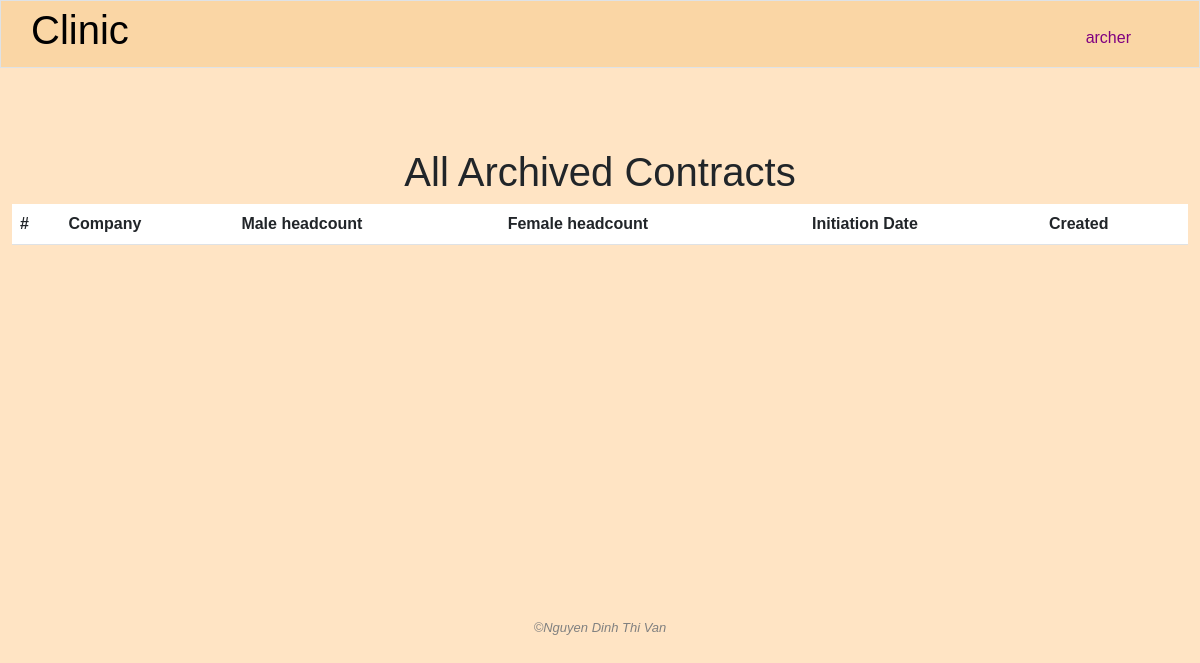
The page /archived_contracts (signed in) on the database as committed earlier.
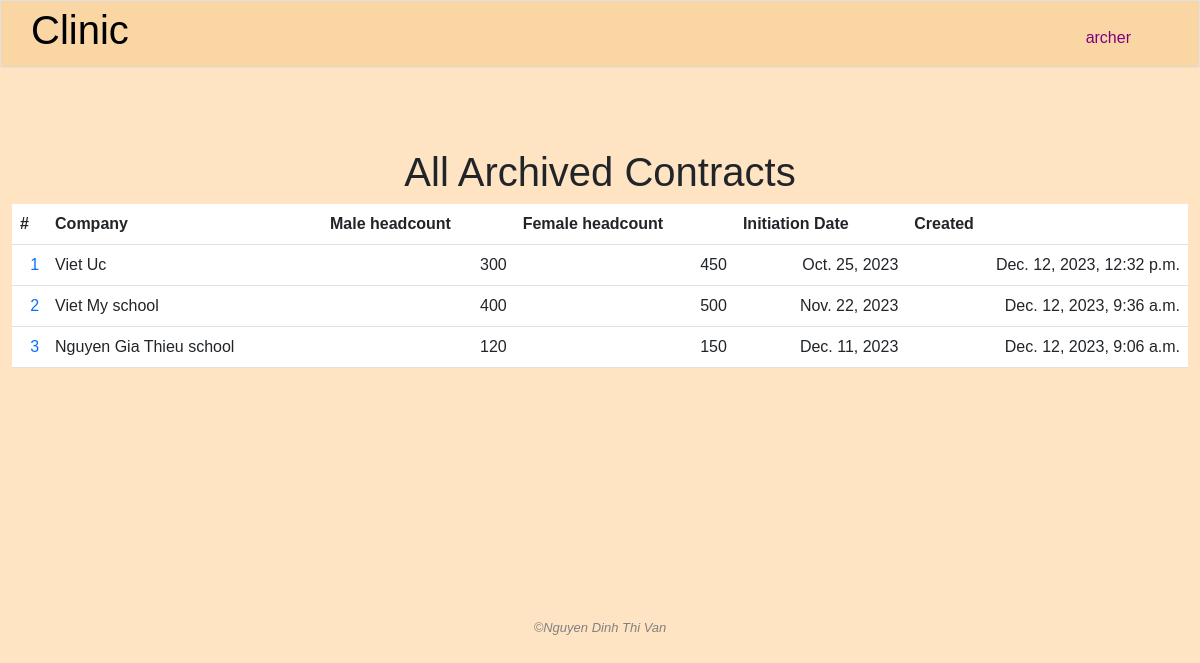
The same page on the database as committed later.
### clinic/models.py (models this page shows, shortened)
class User(AbstractUser):
    class Level(models.IntegerChoices):
        GUEST = 0
        LOW = 1
        MIDDLE = 2
        TOP = 3
    management_right_level = models.IntegerField(choices=Level.choices, blank=True, null=True)

class Contract(models.Model):
    client = models.ForeignKey(Company, on_delete=models.CASCADE, related_name='contracts')
    services = models.ManyToManyField(Service, related_name='contracts')
    male_headcount = models.IntegerField()
    female_headcount = models.IntegerField()
    total_value = models.IntegerField(blank=True, null=True)
    discount = models.DecimalField(max_digits=5, decimal_places=2, default=0.00)
    revenue = models.IntegerField(blank=True, null=True)
    initiation_date = models.DateField(blank=True, null=True)
    created = models.DateTimeField(auto_now_add=True)
    created_by = models.ForeignKey(User, on_delete=models.SET_NULL, blank=True, null=True, related_name='contracts_added')
    modified_by = models.ForeignKey(User, on_delete=models.SET_NULL, blank=True, null=True, related_name='contracts_modified')
    pdf_file = models.FileField(upload_to='uploaded_files/', blank=True, null=True)
    archived = models.BooleanField(default=False)
    archived_date = models.DateTimeField(blank=True, null=True)
    archived_by = models.ForeignKey(User, on_delete=models.SET_NULL, blank=True, null=True, related_name="archived_contracts")

class Company(models.Model):
    name = models.CharField(max_length=255)
    industry = models.CharField(max_length=255)
    address = models.TextField()
    email = models.CharField(max_length=255, blank=True, null=True)
    phone = models.CharField(max_length=255, blank=True, null=True)
    representative = models.ForeignKey('People', on_delete=models.SET_NULL, blank=True, null=True, related_name="companies")
    male_headcount = models.IntegerField()
    female_headcount = models.IntegerField()
    created_by = models.ForeignKey(User, on_delete=models.SET_NULL, blank=True, null=True, related_name="add_companies")
    modified_by = models.ForeignKey(User, on_delete=models.SET_NULL, blank=True, null=True, related_name="modified_companies")

### clinic/views.py (the view)
# urls.py: path('archived_contracts', views.all_archived_contracts, name="all_archived_contracts"),
@login_required
def all_archived_contracts(request):
    if "read_contract_info" not in user_right(request.user.management_right_level):
        request.session['nay_message'] = "You do not have the permission to access this page"
        return HttpResponseRedirect(reverse('index'))
    contracts = Contract.objects.filter(archived=True).order_by("initiation_date")
    return render(request, "clinic/all_archived_contracts.html",{
        "contracts": contracts
    })

### clinic/templates/clinic/all_archived_contracts.html (shortened to what this page needs)
{% extends "clinic/layout.html" %}
{% load static %}
{% block main %}
    <h1 class="text-center">All Archived Contracts</h1>
    <div class="container-fluid">
        <table class="table table-hover">
            <thead>
                <tr>
                    <th>
                        #
                    </th>
                    <th>
                        Company
                    </th>
                    <th>
                        Male headcount
                    </th>
                    <th>
                        Female headcount
                    </th>
                    <th>
                        Initiation Date
                    </th>
                    <th>
                        Created
                    </th>
                </tr>
            </thead>
            <tbody>
                {% for contract in contracts %}
                <tr>
                    <td class="text-end">
                        <a class="no-underline" href="{% url 'contract_detail' contract_id=contract.id %}">
                            {{ forloop.counter }}
                        </a>
                    </td>
                    <td>
                        {{ contract.client.name }}
                    </td>
                    <td class="text-end">
                        {{ contract.male_headcount }}
                    </td>
                    <td class="text-end">
                        {{ contract.female_headcount }}
                    </td>
                    <td class="text-end">
                        {{ contract.initiation_date }}
                    </td>
                    <td class="text-end">
                        {{ contract.created }}
                    </td>
                </tr>
                {% endfor %}
            </tbody>
        </table>
    </div>
{% endblock %}

### clinic/templates/clinic/layout.html (shortened to what this page needs)
{% load static %}
<!DOCTYPE html>
<html lang="en">
    <head>
        <link rel="stylesheet" href="https://cdnjs.cloudflare.com/ajax/libs/font-awesome/4.7.0/css/font-awesome.min.css">
        <link rel="stylesheet" href="{% static 'clinic/bootstrap.css' %}">
        <link rel="stylesheet" href="{% static 'clinic/styles.css' %}">
    </head>
    <body>
        {% if user.is_authenticated %}
            <nav class="navbar navbar-expand-lg navbar-custom border" id="pc-nav">
                <a class="navbar-brand" href="{% url 'index' %}"><span><h1>Clinic</h1></span></a>
                <div class="collapse navbar-collapse" id="navbar">
                    <ul class="navbar-nav ms-auto mt-2">
                        <li class="nav-item">
                            <div class="dropdown">
                                <button class="nav-link active" style="color: purple;" type="button" id="dropdownMenuButton2" data-bs-toggle="dropdown" aria-expanded="false">
                                    {{ user.username }}
                                </button>
                            </div>
                        </li>
                    </ul>
                </div>
            </nav>
        {% endif %}
        <main>{% block main %}{% endblock %}</main>
        <footer class="text-center">
            &#169;Nguyen Dinh Thi Van
        </footer>
    </body>
</html>

### clinic/static/clinic/styles.css (style rules this page uses)
body { font-family: sans-serif; }
body { color: auto; background-color: bisque; }
main { min-height: 40vh; }
footer { margin-top: 150px; font-family: sans-serif; font-size: 13px; font-style: italic; color: grey; }
.navbar-custom { padding: 0 60px 0 30px; background: #FAD6A5; margin-bottom: 30px; }
.container-fluid { display: flex; justify-content: center; align-items: center; }
td { padding: .5em; color: orange; }
.no-underline { text-decoration: none; }

Rows that differ between the two databases and show on the page:
added Contract: client.name "Viet Uc", male_headcount "300", female_headcount "450", initiation_date "Oct. 25, 2023", created "Dec. 12, 2023, 12:32 p.m."
added Contract: client.name "Viet My school", male_headcount "400", female_headcount "500", initiation_date "Nov. 22, 2023", created "Dec. 12, 2023, 9:36 a.m."
added Contract: client.name "Nguyen Gia Thieu school", male_headcount "120", female_headcount "150", initiation_date "Dec. 11, 2023", created "Dec. 12, 2023, 9:06 a.m."
